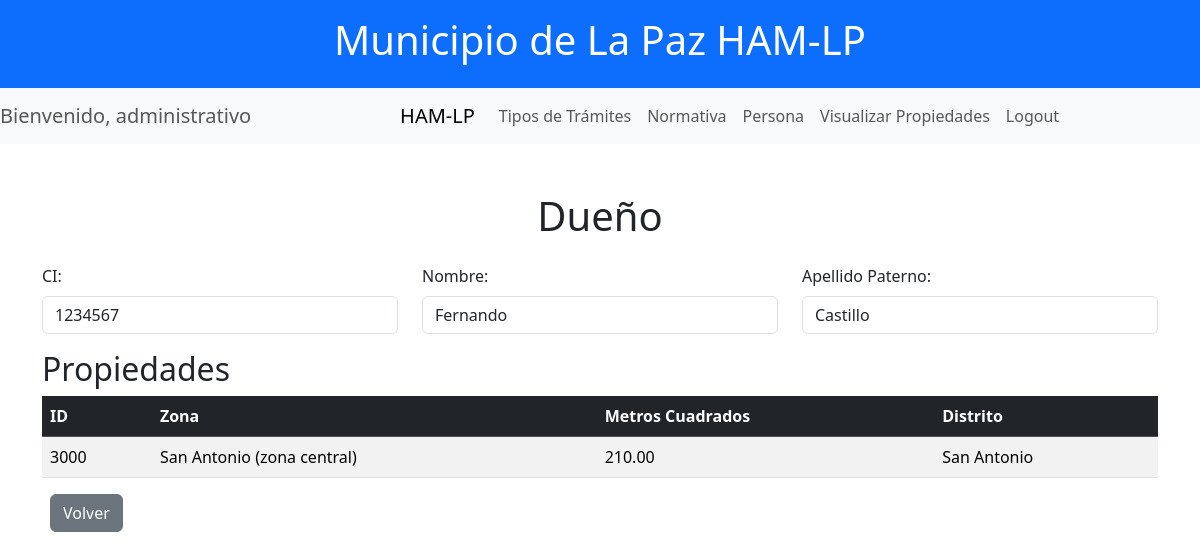
/2/VerPropiedades.php?ci=1234567 (signed in), run on the app's committed database.
### tables this page shows
CREATE TABLE `persona` (
  `ci` int(11) NOT NULL,
  `nombre` varchar(50) NOT NULL,
  `paterno` varchar(50) NOT NULL
);

CREATE TABLE `catastro` (
  `id` int(11) NOT NULL,
  `zona` varchar(50) NOT NULL,
  `xini` decimal(10,6) NOT NULL,
  `yini` decimal(10,6) NOT NULL,
  `xfin` decimal(10,6) NOT NULL,
  `yfin` decimal(10,6) NOT NULL,
  `superficie` decimal(10,2) NOT NULL,
  `ci` int(11) NOT NULL,
  `distrito` varchar(50) NOT NULL
);

### 2/VerPropiedades.php (the view, shortened to what this page needs)
<?php
$ci = $_GET["ci"];
include "conexion.php";
$sql = "SELECT * FROM persona WHERE ci = $ci";
$resultado = mysqli_query($conn, $sql);
$fila = mysqli_fetch_array($resultado);
$nombre = $fila["nombre"];
$paterno = $fila["paterno"];
$sqlPropiedades = "SELECT * FROM catastro WHERE ci = $ci";
$resultadoPropiedades = mysqli_query($conn, $sqlPropiedades);
?>
<!DOCTYPE html>
<html lang="es">
<head>
    <link href="https://cdn.jsdelivr.net/npm/bootstrap@5.3.3/dist/css/bootstrap.min.css" rel="stylesheet">
</head>
<body>
    <?php include('./nav.php'); ?>
    <main class="container mt-5">
        <div class="text-center mb-4">
            <h1>Dueño</h1>
        </div>
        <form action="" method="POST">
            <div class="mb-3 row">
            <div class="col">
                <label for="ci" class="form-label">CI:</label>
                <input type="text" class="form-control" id="ci" name="ci" value="<?php echo $ci; ?>" readonly>
            </div>
            <div class="col">
                <label for="nombre" class="form-label">Nombre:</label>
                <input type="text" class="form-control" id="nombre" name="nombre" value="<?php echo $nombre; ?>" readonly>
            </div>
            <div class="col">
                <label for="paterno" class="form-label">Apellido Paterno:</label>
                <input type="text" class="form-control" id="paterno" name="paterno" value="<?php echo $paterno; ?>" readonly>
            </div>
            </div>
        </form>
        <h2>Propiedades</h2>
        <?php if (mysqli_num_rows($resultadoPropiedades) > 0): ?>
            <table class="table table-striped">
                <thead class="table-dark">
                    <tr>
                        <th>ID</th>
                        <th>Zona</th>
                        <th>Metros Cuadrados</th>
                        <th>Distrito</th>
                    </tr>
                </thead>
                <tbody>
                    <?php while ($propiedad = mysqli_fetch_array($resultadoPropiedades)): ?>
                        <tr>
                            <td><?php echo $propiedad['id']; ?></td>
                            <td><?php echo $propiedad['zona']; ?></td>
                            <td><?php echo $propiedad['superficie']; ?></td>
                            <td><?php echo $propiedad['distrito']; ?></td>
                        </tr>
                    <?php endwhile; ?>
                </tbody>
            </table>
        <?php else: ?>
            <p>No tiene propiedades registradas.</p>
            <a href="agregarPropiedad.php?ci=<?php echo $ci; ?>" class="btn btn-primary">Agregar Propiedad</a>
        <?php endif; ?>
        <a href="Persona.php" class="btn btn-secondary ms-2">Volver</a>
    </main>
</body>
</html>

### data on the page
persona: nombre "Fernando", paterno "Castillo"
catastro: id "3000", zona "San Antonio (zona central)", superficie "210.00", distrito "San Antonio"

### other printed values
$_SESSION['rol'] "administrativo"
